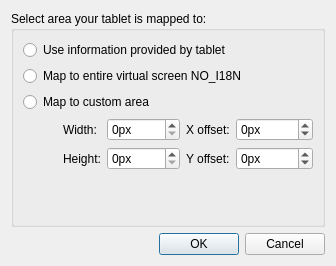
<?xml version="1.0" encoding="utf-8"?>
<ui version="4.0">
 <author>
    SPDX-FileCopyrightText: none
    SPDX-License-Identifier: GPL-3.0-or-later
  </author>
 <class>KisDlgCustomTabletResolution</class>
 <widget class="QDialog" name="KisDlgCustomTabletResolution">
  <property name="geometry">
   <rect>
    <x>0</x>
    <y>0</y>
    <width>321</width>
    <height>255</height>
   </rect>
  </property>
  <property name="windowTitle">
   <string>Advanced Tablet Setting</string>
  </property>
  <layout class="QVBoxLayout" name="verticalLayout_3">
   <item>
    <widget class="QGroupBox" name="groupBox">
     <property name="title">
      <string>Select area your tablet is mapped to:</string>
     </property>
     <layout class="QVBoxLayout" name="verticalLayout_2">
      <item>
       <widget class="QRadioButton" name="radioMapAsWintab">
        <property name="text">
         <string>Use information provided by tablet</string>
        </property>
       </widget>
      </item>
      <item>
       <widget class="QRadioButton" name="radioMapToEntireScreen">
        <property name="text">
         <string notr="true">Map to entire virtual screen NO_I18N</string>
        </property>
       </widget>
      </item>
      <item>
       <layout class="QVBoxLayout" name="verticalLayout">
        <item>
         <widget class="QRadioButton" name="radioCustomMapping">
          <property name="text">
           <string>Map to custom area</string>
          </property>
         </widget>
        </item>
        <item>
         <layout class="QGridLayout" name="gridLayout">
          <item column="0" row="0" rowspan="2">
           <spacer name="horizontalSpacer">
            <property name="orientation">
             <enum>Qt::Horizontal</enum>
            </property>
            <property name="sizeType">
             <enum>QSizePolicy::Fixed</enum>
            </property>
            <property name="sizeHint" stdset="0">
             <size>
              <width>40</width>
              <height>20</height>
             </size>
            </property>
           </spacer>
          </item>
          <item column="1" row="0">
           <widget class="QLabel" name="lblWidth">
            <property name="text">
             <string>Width:</string>
            </property>
           </widget>
          </item>
          <item column="2" row="0">
           <widget class="QSpinBox" name="intWidth">
            <property name="suffix">
             <string>px</string>
            </property>
            <property name="maximum">
             <number>10000</number>
            </property>
           </widget>
          </item>
          <item column="3" row="0">
           <widget class="QLabel" name="lblXOffset">
            <property name="text">
             <string>X offset:</string>
            </property>
           </widget>
          </item>
          <item column="4" row="0">
           <widget class="QSpinBox" name="intXOffset">
            <property name="suffix">
             <string>px</string>
            </property>
            <property name="minimum">
             <number>-10000</number>
            </property>
            <property name="maximum">
             <number>10000</number>
            </property>
           </widget>
          </item>
          <item column="1" row="1">
           <widget class="QLabel" name="lblHeight">
            <property name="text">
             <string>Height:</string>
            </property>
           </widget>
          </item>
          <item column="2" row="1">
           <widget class="QSpinBox" name="intHeight">
            <property name="suffix">
             <string>px</string>
            </property>
            <property name="maximum">
             <number>10000</number>
            </property>
           </widget>
          </item>
          <item column="3" row="1">
           <widget class="QLabel" name="lblYOffset">
            <property name="text">
             <string>Y offset:</string>
            </property>
           </widget>
          </item>
          <item column="4" row="1">
           <widget class="QSpinBox" name="intYOffset">
            <property name="suffix">
             <string>px</string>
            </property>
            <property name="minimum">
             <number>-10000</number>
            </property>
            <property name="maximum">
             <number>10000</number>
            </property>
           </widget>
          </item>
         </layout>
        </item>
       </layout>
      </item>
      <item>
       <spacer name="verticalSpacer_2">
        <property name="orientation">
         <enum>Qt::Vertical</enum>
        </property>
        <property name="sizeType">
         <enum>QSizePolicy::Fixed</enum>
        </property>
        <property name="sizeHint" stdset="0">
         <size>
          <width>20</width>
          <height>10</height>
         </size>
        </property>
       </spacer>
      </item>
      <item>
       <widget class="QLabel" name="lblDisplayInformation">
        <property name="text">
         <string/>
        </property>
       </widget>
      </item>
      <item>
       <spacer name="verticalSpacer">
        <property name="orientation">
         <enum>Qt::Vertical</enum>
        </property>
        <property name="sizeType">
         <enum>QSizePolicy::MinimumExpanding</enum>
        </property>
        <property name="sizeHint" stdset="0">
         <size>
          <width>20</width>
          <height>15</height>
         </size>
        </property>
       </spacer>
      </item>
     </layout>
    </widget>
   </item>
   <item>
    <widget class="QDialogButtonBox" name="btnBox">
     <property name="orientation">
      <enum>Qt::Horizontal</enum>
     </property>
     <property name="standardButtons">
      <set>QDialogButtonBox::Cancel|QDialogButtonBox::Ok</set>
     </property>
    </widget>
   </item>
  </layout>
 </widget>
 <resources/>
 <connections/>
</ui>
